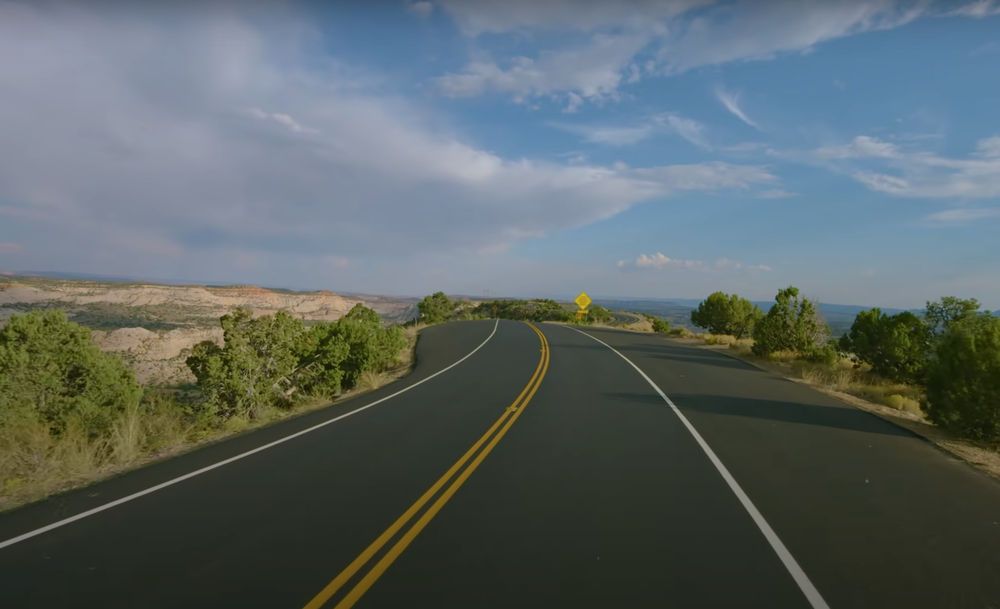
#> input picture images/test_image_1.png, 1000 x 609 px, shrunk from 2530 x 1542 before the run
$ python -i lanes.py   (imports and definitions only)
#> lines starting #> are read from the running program, lines starting #| are printed output that depends on the picture; after the words box and inside, x2 and y2 are one past the last pixel; in counts of white or black regions, pixels touching at a corner belong together
import cv2
import numpy as np
import matplotlib.pyplot as plt
from sys import argv

def find_region_of_interest(image):
  height = image.shape[0]
  width = image.shape[1]
  width_margin = 50
  height_margin = 250
  # define area of interest in shape of triangle
  return np.array([
      [(width_margin, height), (width - width_margin, height), (int(width/2), height_margin)]
    ])

def canny(image):
  # reduce image to one color channel
  gray = cv2.cvtColor(image, cv2.COLOR_RGB2GRAY)
  # smoothen/blur single contrasting pixels
  blur = cv2.GaussianBlur(gray, (5,5), 0)
  # find edges in the image
  canny = cv2.Canny(blur, 50, 110)

  return canny

def region_of_interest(image):
  polygons = find_region_of_interest(image)
  # create array of zeros of shape identical to image, but black
  mask = np.zeros_like(image)
  # fill in the mask within area of interest (triangle) with white
  cv2.fillPoly(mask, polygons, 255)
  # apply the mask to the image using bitwise AND
  masked_image = cv2.bitwise_and(mask, image)

  return masked_image

def display_lines(image, lines):
  # create black mask image
  line_image = np.zeros_like(image)
  if lines is not None:
    for line in lines:
      x1, y1, x2, y2 = line.reshape(4)
      cv2.line(line_image, (x1, y1), (x2, y2), (255, 0, 0), 5)
  return line_image

def average_slope_intercept(image, lines):
  left_fit = []
  right_fit = []
  for line in lines:
    x1, y1, x2, y2 = line.reshape(4)
    parameters = np.polyfit((x1,x2), (y1,y2), 1)
    slope = parameters[0]
    if slope < 0:
      left_fit.append(parameters)
    else:
      right_fit.append(parameters)
  left_fit_avg = np.average(left_fit, axis=0)
  right_fit_avg = np.average(right_fit, axis=0)
  left_line = make_coordinates(image, left_fit_avg)
  right_line = make_coordinates(image, right_fit_avg)

  return np.array([left_line, right_line])

def make_coordinates(image, line_parameters):
  slope, intercept = line_parameters
  y1 = image.shape[0]
  # mark bottom 3/5 of image
  y2 = int(y1*(3/5))
  x1 = int((y1 - intercept) / slope)
  x2 = int((y2 - intercept) / slope)
  return np.array([x1, y1, x2, y2])

def analyze_frame(image):
  contours = canny(image)
  masked_img = region_of_interest(contours)
  # 2 pixels and 1 degree of precision (in radians). 1 degree = PI / 180``
  lines = cv2.HoughLinesP(masked_img, 1.5, np.pi / 360, 100, np.array([]), minLineLength=40, maxLineGap=5)
  # line_image = display_lines(image, lines)
  avg_lines = average_slope_intercept(image, lines)
  line_image = display_lines(image, avg_lines)

  combined_image = cv2.addWeighted(image, 0.8, line_image, 1, 10)
  return combined_image

def analyze_image():
  image = cv2.imread('images/test_image_0.jpg')
  lane_image_copy = np.copy(image)
  combined_image = analyze_frame(lane_image_copy)
  cv2.imshow('result', combined_image)
  cv2.waitKey(0)

def analyze_video():
  cap = cv2.VideoCapture('videos/test.mp4')

  while cap.isOpened():
    _,frame = cap.read()
    combined_image = analyze_frame(frame)
    cv2.imshow('result', combined_image)
    if cv2.waitKey(1) == ord('q'):
      break

  cap.release()
  cv2.destroyAllWindows()


def main():
  if argv[1] == 'video':
    analyze_video()
  elif argv[1] == 'photo':
    analyze_image()
  else:
    print("Missing required argument: \"video\" or \"photo\"")

# [1 line not run here, left out]

>>> import cv2
>>> picture = cv2.cvtColor(cv2.imread('images/test_image_1.png'), cv2.COLOR_BGR2RGB)
>>> result = analyze_frame(picture)
#> in canny, `gray = cv2.cvtColor(image, cv2.COLOR_RGB2GRAY)`:
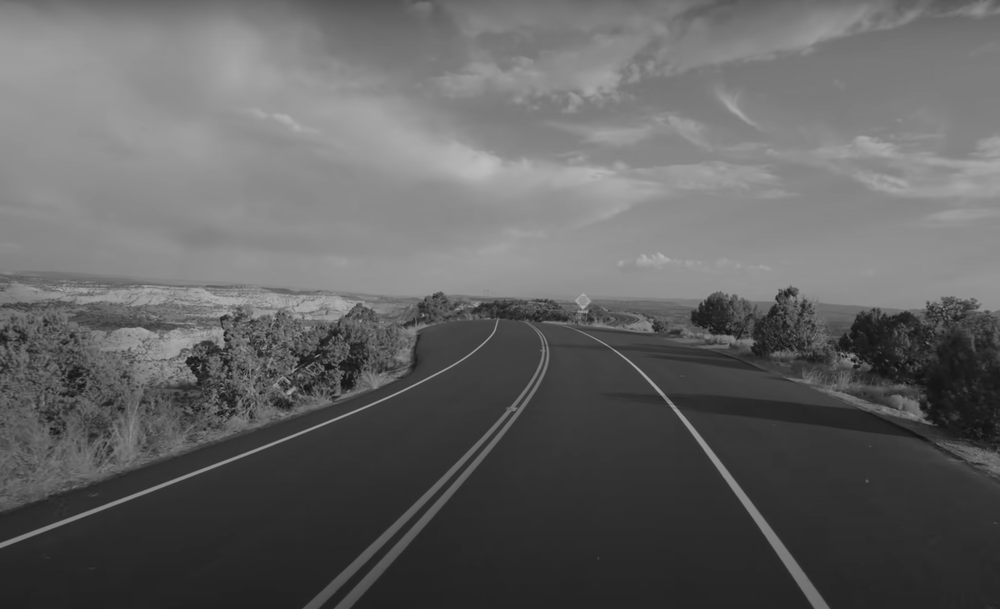
#> gray: shape (609, 1000); min 16, max 189, mean 98.5
#> in canny, `canny = cv2.Canny(blur, 50, 110)`:
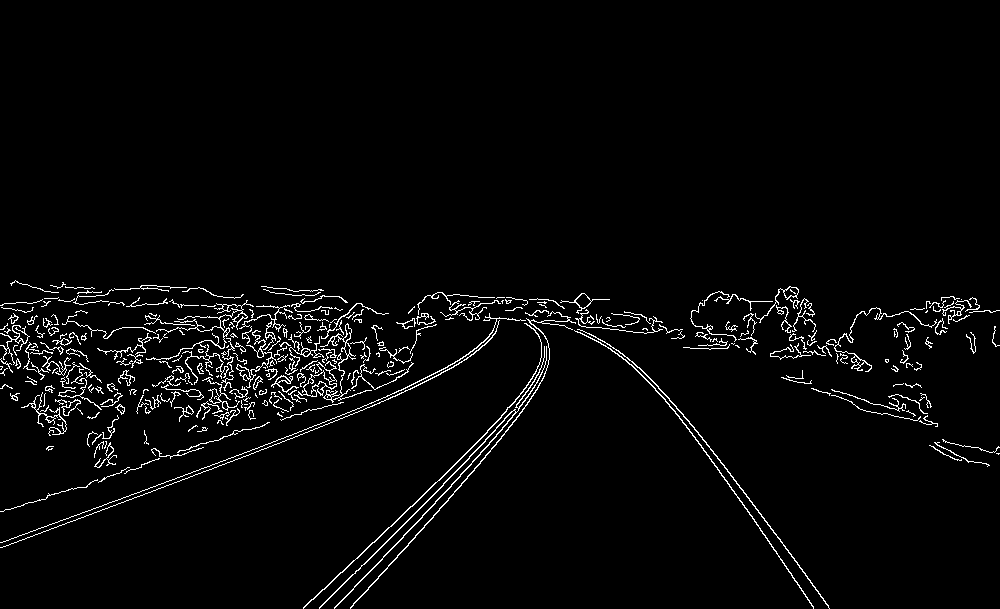
#> canny: shape (609, 1000); 2.9% white in thin lines or dots, all inside (x1, y1, x2, y2) = (0, 280, 1000, 609)
#> in region_of_interest, `polygons = find_region_of_interest(image)`: polygons = [[50, 609], [950, 609], [500, 250]]
#> in region_of_interest, `cv2.fillPoly(mask, polygons, 255)`:
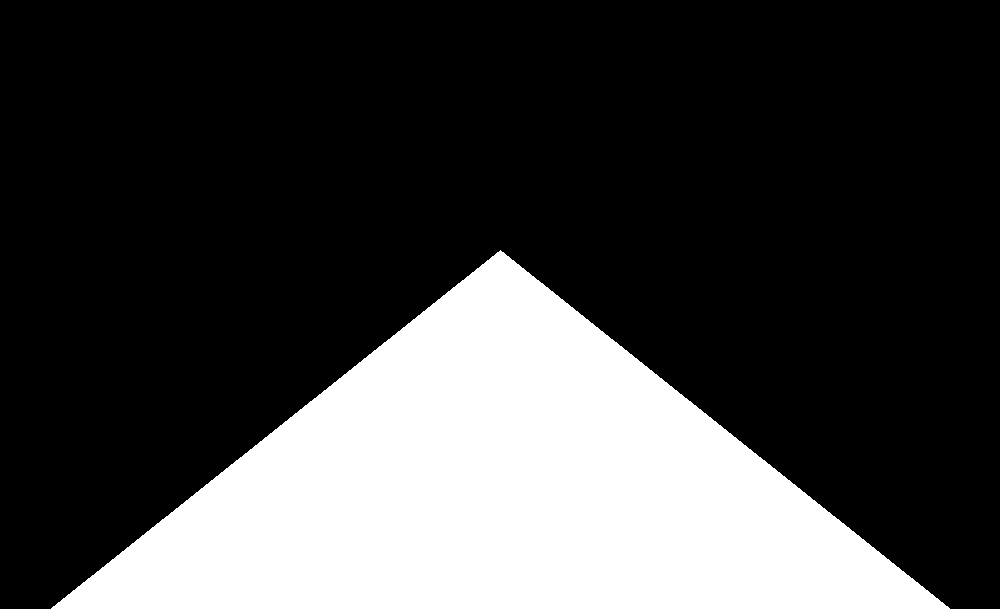
#> mask: shape (609, 1000); 26.5% white; 1 white region, box (x1, y1, x2, y2) and area: (51, 250, 950, 609) 161641
#> in region_of_interest, `masked_image = cv2.bitwise_and(mask, image)`:
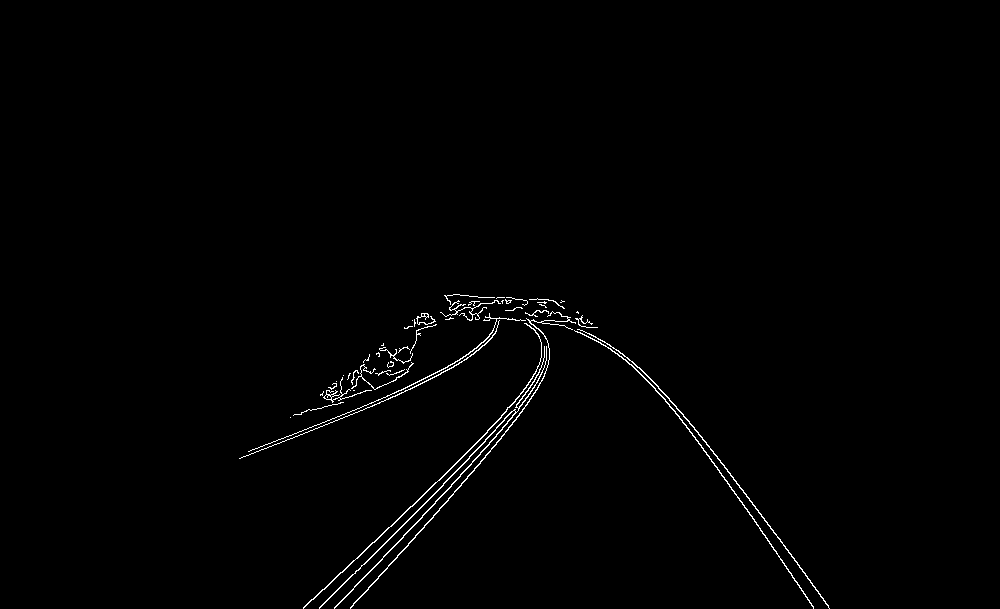
#> masked_image: shape (609, 1000); 0.84% white in thin lines or dots, all inside (x1, y1, x2, y2) = (239, 294, 830, 609)
#> in analyze_frame, `lines = cv2.HoughLinesP(masked_img, 1.5, np.pi / 360, 100, np.array([]..`: lines = 22 rows, first 6: [303, 608, 388, 527], [319, 608, 469, 458], [389, 551, 480, 454], [393, 561, 480, 463], [446, 472, 487, 432], [673, 409, 769, 541]
#> the loop in average_slope_intercept, `for line in lines:` made 22 passes
#> (x1, y1, x2, y2, parameters, slope) on passes 1 to 12: (303, 608, 388, 527, [-0.953, 896.7], -0.953), (319, 608, 469, 458, [-1, 927], -1), (389, 551, 480, 454, [-1.07, 965.6], -1.07), (393, 561, 480, 463, [-1.13, 1003.7], -1.13), (446, 472, 487, 432, [-0.976, 907.1], -0.976), (673, 409, 769, 541, [1.37, -516.4], 1.37), (689, 421, 828, 605, [1.32, -491.1], 1.32), (283, 438, 411, 385, [-0.414, 555.2], -0.414), (374, 582, 427, 522, [-1.13, 1005.4], -1.13), (374, 542, 472, 447, [-0.969, 904.6], -0.969), (266, 448, 355, 412, [-0.404, 555.6], -0.404), (486, 432, 530, 381, [-1.16, 995.3], -1.16)
#> after the loop in average_slope_intercept, `for line in lines:`: left_fit = 18 items, first 6: [-0.953, 896.7], [-1, 927], [-1.07, 965.6], [-1.13, 1003.7], [-0.976, 907.1], [-0.414, 555.2]; right_fit = [[1.37, -516.4], [1.32, -491.1], [1.48, -591.5], [1.33, -494.8]]
#> in average_slope_intercept, `left_fit_avg = np.average(left_fit, axis=0)`: left_fit_avg = [-0.938, 879]
#> in average_slope_intercept, `right_fit_avg = np.average(right_fit, axis=0)`: right_fit_avg = [1.38, -523.4]
#> in make_coordinates, `slope, intercept = line_parameters`: slope = -0.938; intercept = 879
#> in make_coordinates, `x1 = int((y1 - intercept) / slope)`: x1 = 287
#> in make_coordinates, `x2 = int((y2 - intercept) / slope)`: x2 = 547
#> in average_slope_intercept, `left_line = make_coordinates(image, left_fit_avg)`: left_line = [287, 609, 547, 365]
#> in average_slope_intercept, `right_line = make_coordinates(image, right_fit_avg)`: right_line = [823, 609, 646, 365]
#> in analyze_frame, `avg_lines = average_slope_intercept(image, lines)`: avg_lines = [[287, 609, 547, 365], [823, 609, 646, 365]]
#> the loop in display_lines, `for line in lines:` made 2 passes
#> after the loop in display_lines, `for line in lines:`:
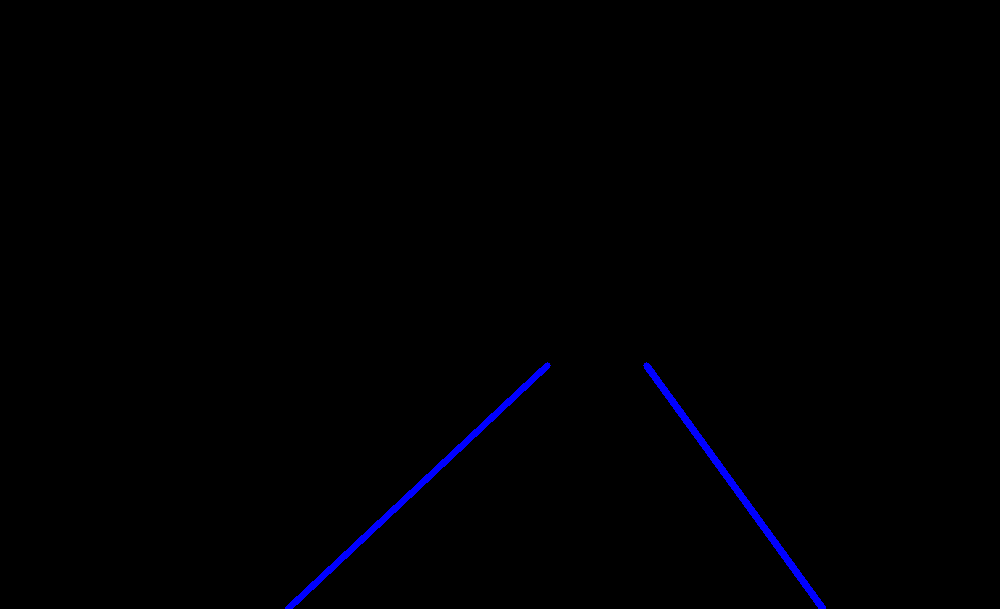
#> line_image: shape (609, 1000, 3); mean of channels 0, 1, 2 1.9, 0, 0; drawn as B, G, R
#> in analyze_frame, `combined_image = cv2.addWeighted(image, 0.8, line_image, 1, 10)`:
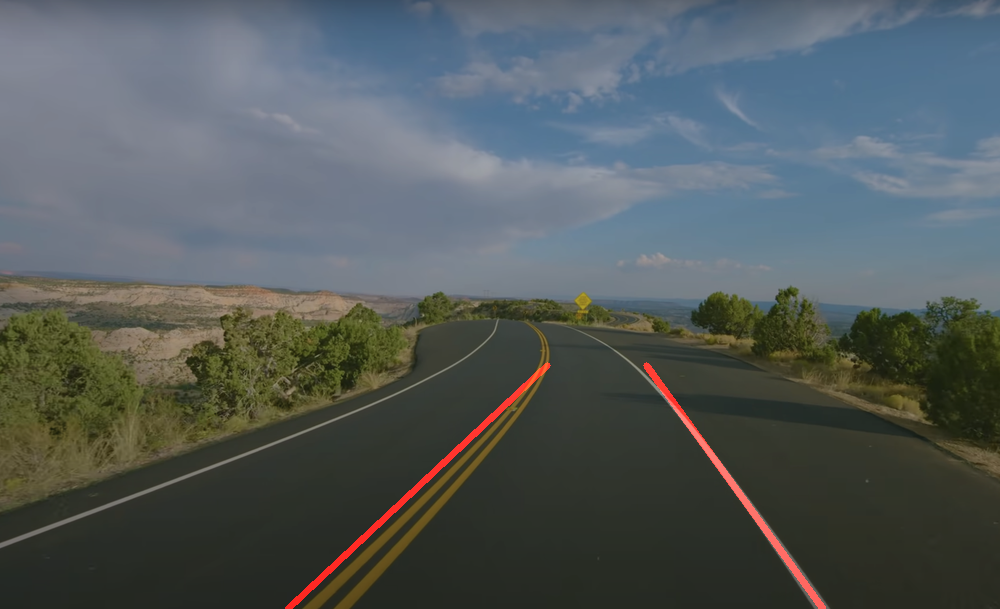
#> combined_image: shape (609, 1000, 3); mean R, G, B 84.1, 91.3, 91.7

$ run again, on images/test_image_2.png
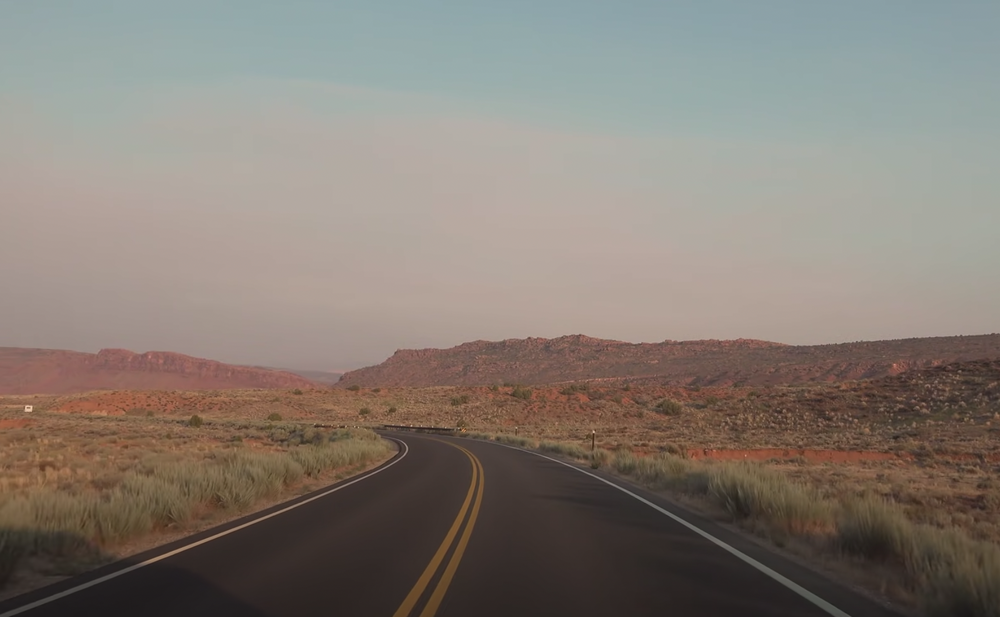
#> input picture images/test_image_2.png, 1000 x 617 px, shrunk from 1832 x 1130 before the run
#> in canny, `canny = cv2.Canny(blur, 50, 110)`:
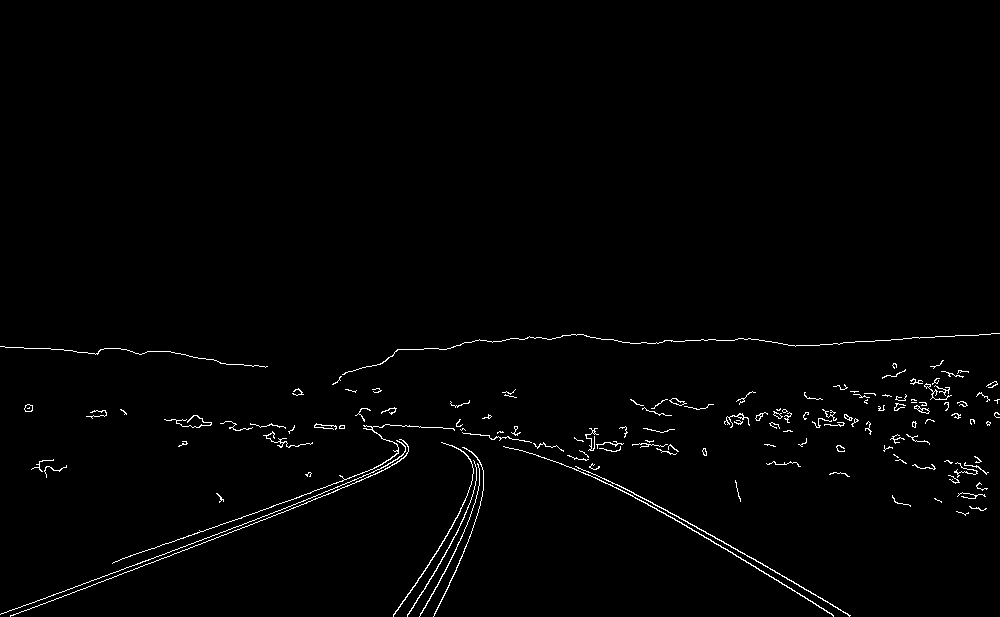
#> canny: shape (617, 1000); 1.2% white in thin lines or dots, all inside (x1, y1, x2, y2) = (0, 333, 1000, 617)
#> polygons = [[50, 617], [950, 617], [500, 250]]
#> mask: shape (617, 1000); 26.8% white; 1 white region, box (x1, y1, x2, y2) and area: (51, 250, 950, 617) 165233
#> masked_image: shape (617, 1000); 0.72% white in thin lines or dots, all inside (x1, y1, x2, y2) = (85, 334, 851, 617)
#> lines = 14 rows, first 6: [644, 498, 837, 607], [86, 587, 337, 490], [656, 508, 831, 613], [96, 579, 236, 526], [121, 559, 349, 478], [177, 549, 373, 472]
#> the loop in average_slope_intercept, `for line in lines:` made 14 passes
#> (x1, y1, x2, y2, parameters, slope) on passes 1 to 8: (644, 498, 837, 607, [0.565, 134.3], 0.565), (86, 587, 337, 490, [-0.386, 620.2], -0.386), (656, 508, 831, 613, [0.6, 114.4], 0.6), (96, 579, 236, 526, [-0.379, 615.3], -0.379), (121, 559, 349, 478, [-0.355, 602], -0.355), (177, 549, 373, 472, [-0.393, 618.5], -0.393), (410, 592, 447, 535, [-1.54, 1223.6], -1.54), (605, 482, 679, 522, [0.541, 155], 0.541)
#> after the loop in average_slope_intercept, `for line in lines:`: left_fit = [[-0.386, 620.2], [-0.379, 615.3], [-0.355, 602], [-0.393, 618.5], [-1.54, 1223.6], [-1.53, 1215.5], [-1.67, 1294.3], [-1.88, 1405]]; right_fit = [[0.565, 134.3], [0.6, 114.4], [0.541, 155], [0.6, 113.4], [0.545, 147.5], [0.375, 253.5]]
#> left_fit_avg = [-1.02, 949.3]
#> right_fit_avg = [0.538, 153]
#> in make_coordinates, `slope, intercept = line_parameters`: slope = -1.02; intercept = 949.3
#> in make_coordinates, `x1 = int((y1 - intercept) / slope)`: x1 = 327
#> in make_coordinates, `x2 = int((y2 - intercept) / slope)`: x2 = 570
#> left_line = [327, 617, 570, 370]
#> right_line = [863, 617, 403, 370]
#> avg_lines = [[327, 617, 570, 370], [863, 617, 403, 370]]
#> the loop in display_lines, `for line in lines:` made 2 passes
#> in analyze_frame, `combined_image = cv2.addWeighted(image, 0.8, line_image, 1, 10)`:
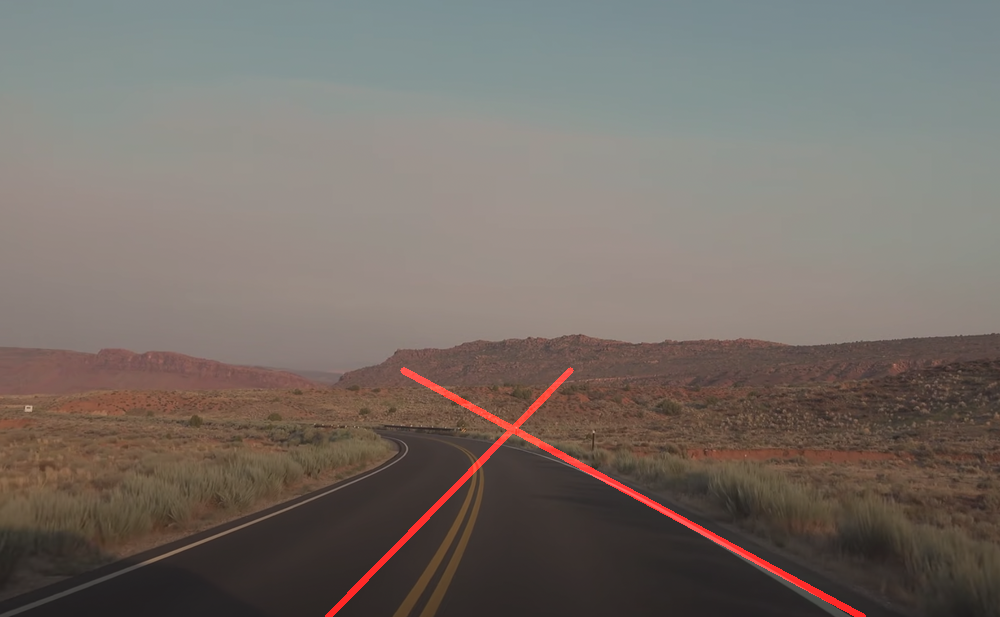
#> combined_image: shape (617, 1000, 3); mean R, G, B 117.9, 109.4, 103
